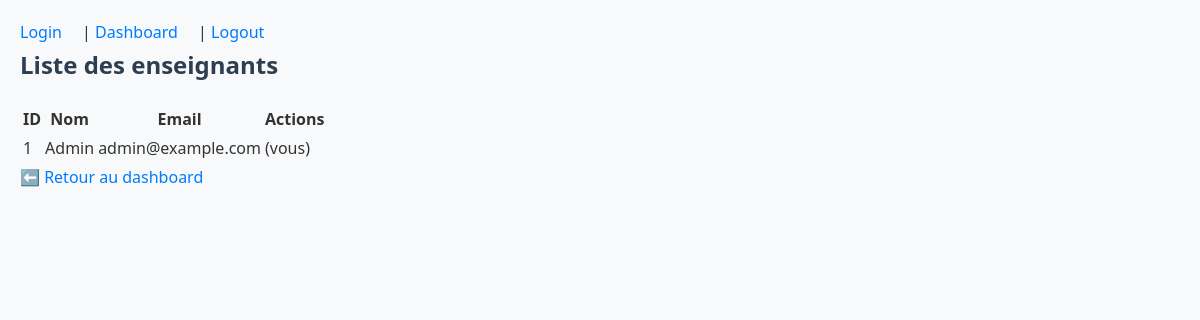
The app's page /teacher/admins (signed in) with its own data.
### app/models.py (models this page shows, shortened)
class User(UserMixin, db.Model):
    __tablename__ = 'users'
    id       = db.Column(db.Integer,   primary_key=True)
    email    = db.Column(db.String(120), unique=True, nullable=False)
    name     = db.Column(db.String(80),  nullable=False)
    hashed_password = db.Column(db.String(128), nullable=False)
    role     = db.Column(db.Enum(UserRole), default=UserRole.student, nullable=False)
    cohort_id = db.Column(db.Integer, db.ForeignKey('promotions.id'), nullable=True)
    @property
    def password(self):
        raise AttributeError("password is write-only")

### app/routes/teacher.py (the view)
@teacher_bp.route('/admins')
@login_required
def list_admins():
    if getattr(current_user, 'role', None) != UserRole.teacher:
        flash("Accès refusé.", "danger")
        return redirect(url_for('teacher.dashboard'))
    admins = User.query.filter_by(role=UserRole.teacher).all()
    return render_template('teacher/admins_list.html', admins=admins)

### app/routes/auth.py (called while the page is built)
@login.user_loader # Charge l'utilisateur pour Flask-Login
def load_user(uid):
    return User.query.get(int(uid))

### app/templates/teacher/admins_list.html
{% extends "teacher/dashboard.html" %}
{% block content %}
<h2>Liste des enseignants</h2>
<table>
    <thead>
        <tr>
            <th>ID</th>
            <th>Nom</th>
            <th>Email</th>
            <th>Actions</th>
        </tr>
    </thead>
    <tbody>
    {% for admin in admins %}
        <tr>
            <td>{{ admin.id }}</td>
            <td>{{ admin.name }}</td>
            <td>{{ admin.email }}</td>
            <td>
                {% if admin.id != current_user.id %}
                <form action="{{ url_for('teacher.delete_admin', admin_id=admin.id) }}" method="post" style="display:inline;">
                    <button onclick="return confirm('Supprimer cet enseignant ?');">🗑️ Supprimer</button>
                </form>
                {% else %}
                (vous)
                {% endif %}
            </td>
        </tr>
    {% endfor %}
    </tbody>
</table>
<a href="{{ url_for('teacher.dashboard') }}">⬅️ Retour au dashboard</a>
{% endblock %}

### app/static/style.css (style rules this page uses)
body { font-family: sans-serif; margin: 2em; }
body { font-family: 'Segoe UI', Arial, sans-serif; line-height: 1.6; margin: 0; padding: 20px; background-color: #f8f9fa; color: #333; }
h1, h2, h3 { color: #2c3e50; margin-top: 0; }
a { color: #007bff; text-decoration: none; transition: color 0.3s ease; }

### records on screen
User: id "1", name "Admin", email "admin@example.com", shows "(vous)"
